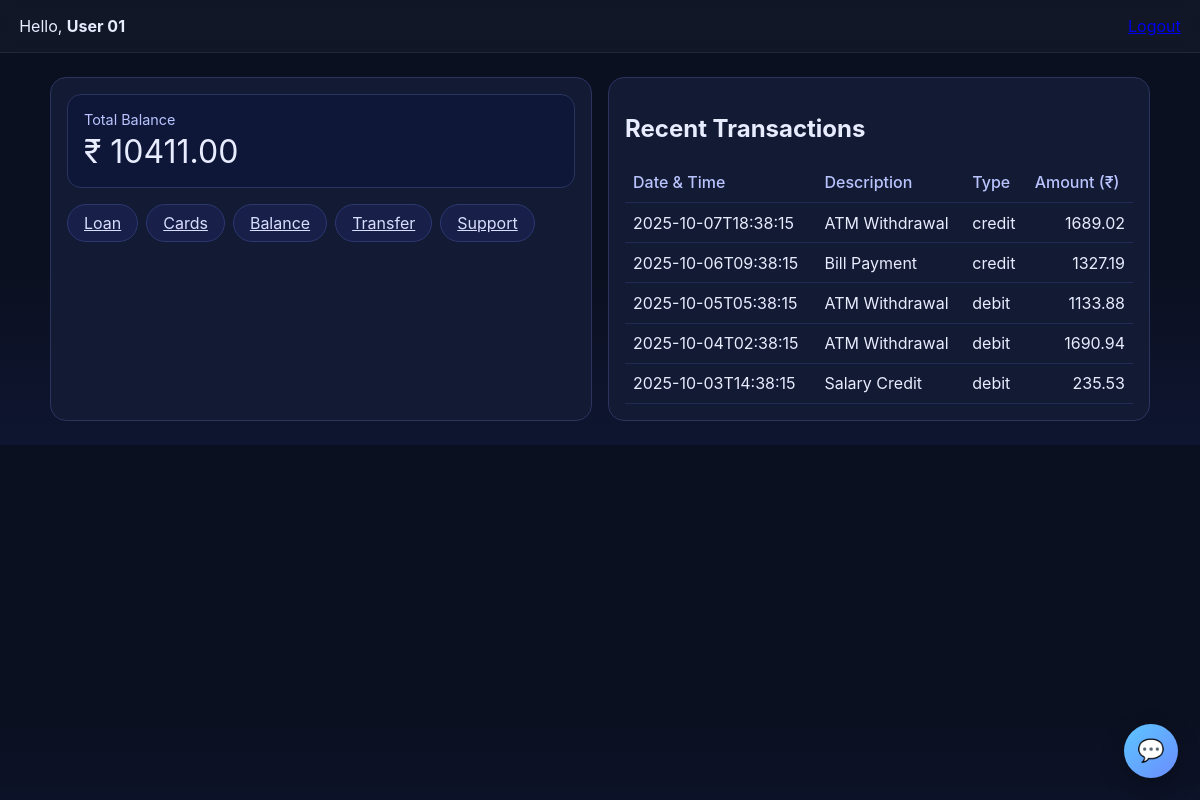
Page /user-dashboard (signed in) on the committed database.
### tables this page shows
CREATE TABLE transactions (
        id INTEGER PRIMARY KEY AUTOINCREMENT,
        account_id INTEGER NOT NULL,
        txn_time TEXT NOT NULL,
        description TEXT NOT NULL,
        amount REAL NOT NULL,
        type TEXT CHECK(type IN ('debit','credit')) NOT NULL,
        FOREIGN KEY (account_id) REFERENCES accounts(id) ON DELETE CASCADE
    );

### app.py (the view)
@app.route("/user-dashboard")
@login_required
def user_dashboard():
    if session.get("user", {}).get("role") != "user":
        flash("Access denied: users only.", "error")
        return redirect(url_for("role_select"))
    last5 = get_last_transactions(session["user"]["id"], limit=5)
    balance = get_balance(session["user"]["id"])
    return render_template("user_dashboard.html", last5=last5, balance=balance)

### app.py (called while the page is built)
@app.context_processor
def inject_user():
    return {"current_user": session.get("user")}

def login_required(fn):
    from functools import wraps
    @wraps(fn)
    def wrapper(*args, **kwargs):
        if not session.get("user"):
            return redirect(url_for("login_page"))
        return fn(*args, **kwargs)
    return wrapper

### db.py (called while the page is built)
def get_conn():
    conn = sqlite3.connect(DB_PATH)
    conn.row_factory = sqlite3.Row
    return conn

def get_balance(user_id):
    conn = get_conn()
    row = conn.execute("SELECT SUM(balance) AS total FROM accounts WHERE user_id=?", (user_id,)).fetchone()
    conn.close()
    return (row["total"] or 0.0)

def get_last_transactions(user_id, limit=5):
    conn = get_conn()
    rows = conn.execute("""
        SELECT t.* FROM transactions t
        JOIN accounts a ON a.id = t.account_id
        WHERE a.user_id = ?
        ORDER BY datetime(t.txn_time) DESC
        LIMIT ?
    """, (user_id, limit)).fetchall()
    conn.close()
    return [dict(r) for r in rows]

### templates/user_dashboard.html (shortened to what this page needs)
<!doctype html>
<html lang="en">
<head>
  <link rel="stylesheet" href="{{ url_for('static', filename='style.css') }}">
</head>
<body class="page">
  <header class="topbar">
    <div>Hello, <strong>{{ current_user.full_name }}</strong></div>
    <nav><a href="{{ url_for('logout_page') }}">Logout</a></nav>
  </header>
  <main class="container dashboard">
    <section class="summary">
      <div class="balance-card">
        <div class="balance-label">Total Balance</div>
        <div class="balance-amount" id="balance-amount">₹ {{ '%.2f'|format(balance) }}</div>
      </div>
      <div class="actions">
        <a class="pill" href="{{ url_for('loan_page') }}">Loan</a>
        <a class="pill" href="{{ url_for('cards_page') }}">Cards</a>
        <a class="pill" href="{{ url_for('balance_page') }}">Balance</a>
        <a class="pill" href="{{ url_for('transfer_page') }}">Transfer</a>
        <a class="pill" href="{{ url_for('support_page') }}">Support</a>
      </div>
    </section>
    <section class="transactions">
      <h2>Recent Transactions</h2>
      <table>
        <thead>
          <tr>
            <th>Date &amp; Time</th>
            <th>Description</th>
            <th>Type</th>
            <th class="right">Amount (₹)</th>
          </tr>
        </thead>
        <tbody id="txn-body">
          {% for t in last5 %}
          <tr>
            <td>{{ t.txn_time }}</td>
            <td>{{ t.description }}</td>
            <td>{{ t.type }}</td>
            <td class="right">{{ '%.2f'|format(t.amount) }}</td>
          </tr>
          {% endfor %}
        </tbody>
      </table>
    </section>
  </main>
  <button id="chat-fab" aria-label="Open chatbot">💬</button>
</body>
</html>

### static/style.css (style rules this page uses)
:root { --bg: #0b1020; --card: #131a33; --muted: #8aa0ff; --accent: #5de2a5; --text: #e8ecff; --soft: #2a345f; }
* { box-sizing: border-box; }
body { margin:0; font-family: Inter, system-ui, -apple-system, Segoe UI, Roboto, Arial, sans-serif; color: var(--text); background: linear-gradient(180deg, #0b1020, #0b1020 60%, #0e1530); }
.page .topbar { display:flex; justify-content:space-between; align-items:center; padding:1rem 1.2rem; background: rgba(255,255,255,.03); border-bottom:1px solid rgba(255,255,255,.08); position: sticky; top:0; backdrop-filter: blur(8px); }
.page .container { width:min(1100px, 92vw); margin: 1.5rem auto; }
.dashboard { display:grid; grid-template-columns: 1fr; gap:1rem; }
@media (min-width: 900px) { .dashboard { grid-template-columns: 1fr 1fr; } }
.summary { background: var(--card); border:1px solid var(--soft); border-radius:16px; padding:1rem; }
.balance-card { background: #0e1738; border:1px solid var(--soft); border-radius:14px; padding:1rem; }
.balance-label { color:#b9c4ff; font-size:.9rem; }
.balance-amount { font-size:2rem; margin-top:.25rem; }
.actions { margin-top:1rem; display:flex; gap:.5rem; flex-wrap:wrap; }
.pill { background:#18204a; color:#d9deff; border:1px solid #2c3770; border-radius:999px; padding:.5rem 1rem; cursor:pointer; }
.transactions { background: var(--card); border:1px solid var(--soft); border-radius:16px; padding:1rem; grid-column: span 1; }
.transactions table { width:100%; border-collapse: collapse; }
.transactions th, .transactions td { padding:.6rem .5rem; border-bottom:1px solid #202a57; }
.transactions th { text-align:left; color:#b9c4ff; font-weight:500; }
.right { text-align:right; }
#chat-fab { position: fixed; right: 20px; bottom: 20px; width:56px; height:56px; border-radius:50%; border:none; font-size:24px; cursor:pointer; background: linear-gradient(135deg, #5de2a5, #6ea8ff); box-shadow: 0 8px 28px rgba(0,0,0,.4); }
#chat-fab { z-index: 9999 !important; }
body, html { overflow: visible !important; }
#chat-fab { position: fixed; right: 22px; bottom: 22px; width: 54px; height: 54px; border-radius: 50%; background: linear-gradient(135deg,#5cc6ff,#6b8cff); display:grid; place-items:center; font-size:22px; color:#0b1025; border:none; box-shadow: 0 10px 24px rgba(0,0,0,.25); cursor:pointer; }

### rows in the picture
transactions: txn_time "2025-10-07T18:38:15", description "ATM Withdrawal", type "credit", amount "1689.02"
transactions: txn_time "2025-10-06T09:38:15", description "Bill Payment", type "credit", amount "1327.19"
transactions: txn_time "2025-10-05T05:38:15", description "ATM Withdrawal", type "debit", amount "1133.88"
transactions: txn_time "2025-10-04T02:38:15", description "ATM Withdrawal", type "debit", amount "1690.94"
transactions: txn_time "2025-10-03T14:38:15", description "Salary Credit", type "debit", amount "235.53"

### other values in the picture
{{ current_user.full_name }} "User 01"
{{ '%.2f'|format(balance) }} "10411.00"
